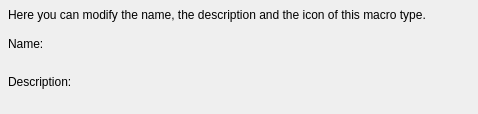
<ui version="4.0" >
 <class>EditTypeWidget</class>
 <widget class="QWidget" name="EditTypeWidget" >
  <property name="geometry" >
   <rect>
    <x>0</x>
    <y>0</y>
    <width>478</width>
    <height>114</height>
   </rect>
  </property>
  <property name="sizePolicy" >
   <sizepolicy>
    <hsizetype>7</hsizetype>
    <vsizetype>7</vsizetype>
    <horstretch>0</horstretch>
    <verstretch>0</verstretch>
   </sizepolicy>
  </property>
  <property name="minimumSize" >
   <size>
    <width>200</width>
    <height>100</height>
   </size>
  </property>
  <layout class="QVBoxLayout" >
   <property name="margin" >
    <number>8</number>
   </property>
   <property name="spacing" >
    <number>6</number>
   </property>
   <item>
    <widget class="QLabel" name="label" >
     <property name="text" >
      <string>Here you can modify the name, the description and the icon of this macro type.</string>
     </property>
     <property name="textFormat" >
      <enum>Qt::PlainText</enum>
     </property>
     <property name="wordWrap" >
      <bool>true</bool>
     </property>
    </widget>
   </item>
   <item>
    <layout class="QHBoxLayout" >
     <property name="margin" >
      <number>0</number>
     </property>
     <property name="spacing" >
      <number>6</number>
     </property>
     <item>
      <layout class="QVBoxLayout" >
       <property name="margin" >
        <number>0</number>
       </property>
       <property name="spacing" >
        <number>6</number>
       </property>
       <item>
        <layout class="QHBoxLayout" >
         <property name="margin" >
          <number>0</number>
         </property>
         <property name="spacing" >
          <number>6</number>
         </property>
         <item>
          <widget class="QLabel" name="label_2_3" >
           <property name="text" >
            <string>Name:</string>
           </property>
          </widget>
         </item>
         <item>
          <widget class="KLineEdit" name="editName" />
         </item>
        </layout>
       </item>
       <item>
        <layout class="QHBoxLayout" >
         <property name="margin" >
          <number>0</number>
         </property>
         <property name="spacing" >
          <number>6</number>
         </property>
         <item>
          <widget class="QLabel" name="label_2_2_2" >
           <property name="text" >
            <string>Description:</string>
           </property>
          </widget>
         </item>
         <item>
          <widget class="KLineEdit" name="editDescription" />
         </item>
        </layout>
       </item>
      </layout>
     </item>
     <item>
      <layout class="QVBoxLayout" >
       <property name="margin" >
        <number>0</number>
       </property>
       <property name="spacing" >
        <number>6</number>
       </property>
       <item>
        <widget class="KIconButton" name="typeIcon" >
         <property name="iconSize" >
          <number>22</number>
         </property>
        </widget>
       </item>
       <item>
        <spacer>
         <property name="orientation" >
          <enum>Qt::Vertical</enum>
         </property>
         <property name="sizeHint" >
          <size>
           <width>20</width>
           <height>8</height>
          </size>
         </property>
        </spacer>
       </item>
      </layout>
     </item>
    </layout>
   </item>
   <item>
    <spacer>
     <property name="orientation" >
      <enum>Qt::Vertical</enum>
     </property>
     <property name="sizeType" >
      <enum>QSizePolicy::Maximum</enum>
     </property>
     <property name="sizeHint" >
      <size>
       <width>20</width>
       <height>8</height>
      </size>
     </property>
    </spacer>
   </item>
  </layout>
 </widget>
 <customwidgets>
  <customwidget>
   <class>KLineEdit</class>
   <extends></extends>
   <header>klineedit.h</header>
   <container>0</container>
   <pixmap></pixmap>
  </customwidget>
  <customwidget>
   <class>KIconButton</class>
   <extends></extends>
   <header>KIconButton</header>
   <container>0</container>
   <pixmap></pixmap>
  </customwidget>
 </customwidgets>
 <resources/>
 <connections/>
</ui>
